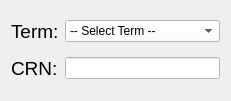
   <widget class="QWidget" name="layoutWidget">
    <property name="geometry">
     <rect>
      <x>30</x>
      <y>10</y>
      <width>231</width>
      <height>101</height>
     </rect>
    </property>
    <property name="palette">
     <palette>
      <active/>
      <inactive/>
      <disabled/>
     </palette>
    </property>
    <layout class="QGridLayout" name="gridLayout">
     <property name="horizontalSpacing">
      <number>6</number>
     </property>
     <property name="verticalSpacing">
      <number>5</number>
     </property>
     <item row="0" column="0">
      <widget class="QLabel" name="label">
       <property name="palette">
        <palette>
         <active/>
         <inactive/>
         <disabled/>
        </palette>
       </property>
       <property name="font">
        <font>
         <pointsize>14</pointsize>
        </font>
       </property>
       <property name="text">
        <string>Term:</string>
       </property>
      </widget>
     </item>
     <item row="1" column="0">
      <widget class="QLabel" name="label_12">
       <property name="palette">
        <palette>
         <active/>
         <inactive/>
         <disabled/>
        </palette>
       </property>
       <property name="font">
        <font>
         <pointsize>14</pointsize>
        </font>
       </property>
       <property name="text">
        <string>CRN:</string>
       </property>
      </widget>
     </item>
     <item row="0" column="1">
      <widget class="QComboBox" name="term">
       <property name="palette">
        <palette>
         <active>
          <colorrole role="WindowText">
           <brush brushstyle="SolidPattern">
            <color alpha="255">
             <red>0</red>
             <green>0</green>
             <blue>0</blue>
            </color>
           </brush>
          </colorrole>
          <colorrole role="Button">
           <brush brushstyle="SolidPattern">
            <color alpha="255">
             <red>255</red>
             <green>255</green>
             <blue>255</blue>
            </color>
           </brush>
          </colorrole>
          <colorrole role="Light">
           <brush brushstyle="SolidPattern">
            <color alpha="255">
             <red>255</red>
             <green>255</green>
             <blue>255</blue>
            </color>
           </brush>
          </colorrole>
          <colorrole role="Midlight">
           <brush brushstyle="SolidPattern">
            <color alpha="255">
             <red>255</red>
             <green>255</green>
             <blue>255</blue>
            </color>
           </brush>
          </colorrole>
          <colorrole role="Dark">
           <brush brushstyle="SolidPattern">
            <color alpha="255">
             <red>127</red>
             <green>127</green>
             <blue>127</blue>
            </color>
           </brush>
          </colorrole>
          <colorrole role="Mid">
           <brush brushstyle="SolidPattern">
            <color alpha="255">
             <red>170</red>
             <green>170</green>
             <blue>170</blue>
            </color>
           </brush>
          </colorrole>
          <colorrole role="Text">
           <brush brushstyle="SolidPattern">
            <color alpha="255">
             <red>0</red>
             <green>0</green>
             <blue>0</blue>
            </color>
           </brush>
          </colorrole>
          <colorrole role="BrightText">
           <brush brushstyle="SolidPattern">
            <color alpha="255">
             <red>255</red>
             <green>255</green>
             <blue>255</blue>
            </color>
           </brush>
          </colorrole>
          <colorrole role="ButtonText">
           <brush brushstyle="SolidPattern">
            <color alpha="255">
             <red>0</red>
             <green>0</green>
             <blue>0</blue>
            </color>
           </brush>
          </colorrole>
          <colorrole role="Base">
           <brush brushstyle="SolidPattern">
            <color alpha="255">
             <red>255</red>
             <green>255</green>
             <blue>255</blue>
            </color>
           </brush>
          </colorrole>
          <colorrole role="Window">
           <brush brushstyle="SolidPattern">
            <color alpha="255">
             <red>255</red>
             <green>255</green>
             <blue>255</blue>
            </color>
           </brush>
          </colorrole>
          <colorrole role="Shadow">
           <brush brushstyle="SolidPattern">
            <color alpha="255">
             <red>0</red>
             <green>0</green>
             <blue>0</blue>
            </color>
           </brush>
          </colorrole>
          <colorrole role="AlternateBase">
           <brush brushstyle="SolidPattern">
            <color alpha="255">
             <red>255</red>
             <green>255</green>
             <blue>255</blue>
            </color>
           </brush>
          </colorrole>
          <colorrole role="ToolTipBase">
           <brush brushstyle="SolidPattern">
            <color alpha="255">
             <red>255</red>
             <green>255</green>
             <blue>220</blue>
            </color>
           </brush>
          </colorrole>
          <colorrole role="ToolTipText">
           <brush brushstyle="SolidPattern">
            <color alpha="255">
             <red>0</red>
             <green>0</green>
             <blue>0</blue>
            </color>
           </brush>
          </colorrole>
          <colorrole role="PlaceholderText">
           <brush brushstyle="SolidPattern">
            <color alpha="128">
             <red>0</red>
             <green>0</green>
             <blue>0</blue>
            </color>
           </brush>
          </colorrole>
         </active>
         <inactive>
          <colorrole role="WindowText">
           <brush brushstyle="SolidPattern">
            <color alpha="255">
             <red>0</red>
             <green>0</green>
             <blue>0</blue>
            </color>
           </brush>
          </colorrole>
          <colorrole role="Button">
           <brush brushstyle="SolidPattern">
            <color alpha="255">
             <red>255</red>
             <green>255</green>
             <blue>255</blue>
            </color>
           </brush>
          </colorrole>
          <colorrole role="Light">
           <brush brushstyle="SolidPattern">
            <color alpha="255">
             <red>255</red>
             <green>255</green>
             <blue>255</blue>
            </color>
           </brush>
          </colorrole>
          <colorrole role="Midlight">
           <brush brushstyle="SolidPattern">
            <color alpha="255">
             <red>255</red>
             <green>255</green>
             <blue>255</blue>
            </color>
           </brush>
          </colorrole>
          <colorrole role="Dark">
           <brush brushstyle="SolidPattern">
            <color alpha="255">
             <red>127</red>
             <green>127</green>
             <blue>127</blue>
            </color>
           </brush>
          </colorrole>
          <colorrole role="Mid">
           <brush brushstyle="SolidPattern">
            <color alpha="255">
             <red>170</red>
             <green>170</green>
             <blue>170</blue>
            </color>
           </brush>
          </colorrole>
          <colorrole role="Text">
           <brush brushstyle="SolidPattern">
            <color alpha="255">
             <red>0</red>
             <green>0</green>
             <blue>0</blue>
            </color>
           </brush>
          </colorrole>
          <colorrole role="BrightText">
           <brush brushstyle="SolidPattern">
            <color alpha="255">
             <red>255</red>
             <green>255</green>
             <blue>255</blue>
            </color>
           </brush>
          </colorrole>
          <colorrole role="ButtonText">
           <brush brushstyle="SolidPattern">
            <color alpha="255">
             <red>0</red>
             <green>0</green>
             <blue>0</blue>
            </color>
           </brush>
          </colorrole>
          <colorrole role="Base">
           <brush brushstyle="SolidPattern">
            <color alpha="255">
             <red>255</red>
             <green>255</green>
             <blue>255</blue>
            </color>
           </brush>
          </colorrole>
          <colorrole role="Window">
           <brush brushstyle="SolidPattern">
            <color alpha="255">
             <red>255</red>
             <green>255</green>
             <blue>255</blue>
            </color>
           </brush>
          </colorrole>
          <colorrole role="Shadow">
           <brush brushstyle="SolidPattern">
            <color alpha="255">
             <red>0</red>
             <green>0</green>
             <blue>0</blue>
            </color>
           </brush>
          </colorrole>
          <colorrole role="AlternateBase">
           <brush brushstyle="SolidPattern">
            <color alpha="255">
             <red>255</red>
             <green>255</green>
             <blue>255</blue>
            </color>
           </brush>
          </colorrole>
          <colorrole role="ToolTipBase">
           <brush brushstyle="SolidPattern">
            <color alpha="255">
             <red>255</red>
             <green>255</green>
             <blue>220</blue>
            </color>
           </brush>
          </colorrole>
          <colorrole role="ToolTipText">
           <brush brushstyle="SolidPattern">
            <color alpha="255">
             <red>0</red>
             <green>0</green>
             <blue>0</blue>
            </color>
           </brush>
          </colorrole>
          <colorrole role="PlaceholderText">
           <brush brushstyle="SolidPattern">
            <color alpha="128">
             <red>0</red>
             <green>0</green>
             <blue>0</blue>
            </color>
           </brush>
          </colorrole>
         </inactive>
         <disabled>
          <colorrole role="WindowText">
           <brush brushstyle="SolidPattern">
            <color alpha="255">
             <red>127</red>
             <green>127</green>
             <blue>127</blue>
            </color>
           </brush>
          </colorrole>
          <colorrole role="Button">
           <brush brushstyle="SolidPattern">
            <color alpha="255">
             <red>255</red>
             <green>255</green>
             <blue>255</blue>
            </color>
           </brush>
          </colorrole>
          <colorrole role="Light">
           <brush brushstyle="SolidPattern">
            <color alpha="255">
             <red>255</red>
             <green>255</green>
             <blue>255</blue>
            </color>
           </brush>
          </colorrole>
          <colorrole role="Midlight">
           <brush brushstyle="SolidPattern">
            <color alpha="255">
             <red>255</red>
             <green>255</green>
             <blue>255</blue>
            </color>
           </brush>
          </colorrole>
          <colorrole role="Dark">
           <brush brushstyle="SolidPattern">
            <color alpha="255">
             <red>127</red>
             <green>127</green>
             <blue>127</blue>
            </color>
           </brush>
          </colorrole>
          <colorrole role="Mid">
           <brush brushstyle="SolidPattern">
            <color alpha="255">
             <red>170</red>
             <green>170</green>
             <blue>170</blue>
            </color>
           </brush>
          </colorrole>
          <colorrole role="Text">
           <brush brushstyle="SolidPattern">
            <color alpha="255">
             <red>127</red>
             <green>127</green>
             <blue>127</blue>
            </color>
           </brush>
          </colorrole>
          <colorrole role="BrightText">
           <brush brushstyle="SolidPattern">
            <color alpha="255">
             <red>255</red>
             <green>255</green>
             <blue>255</blue>
            </color>
           </brush>
          </colorrole>
          <colorrole role="ButtonText">
           <brush brushstyle="SolidPattern">
            <color alpha="255">
             <red>127</red>
             <green>127</green>
             <blue>127</blue>
            </color>
           </brush>
          </colorrole>
          <colorrole role="Base">
           <brush brushstyle="SolidPattern">
            <color alpha="255">
             <red>255</red>
             <green>255</green>
             <blue>255</blue>
            </color>
           </brush>
          </colorrole>
          <colorrole role="Window">
           <brush brushstyle="SolidPattern">
            <color alpha="255">
             <red>255</red>
             <green>255</green>
             <blue>255</blue>
            </color>
           </brush>
          </colorrole>
          <colorrole role="Shadow">
           <brush brushstyle="SolidPattern">
            <color alpha="255">
             <red>0</red>
             <green>0</green>
             <blue>0</blue>
            </color>
           </brush>
          </colorrole>
          <colorrole role="AlternateBase">
           <brush brushstyle="SolidPattern">
            <color alpha="255">
             <red>255</red>
             <green>255</green>
             <blue>255</blue>
            </color>
           </brush>
          </colorrole>
          <colorrole role="ToolTipBase">
           <brush brushstyle="SolidPattern">
            <color alpha="255">
             <red>255</red>
             <green>255</green>
             <blue>220</blue>
            </color>
           </brush>
          </colorrole>
          <colorrole role="ToolTipText">
           <brush brushstyle="SolidPattern">
            <color alpha="255">
             <red>0</red>
             <green>0</green>
             <blue>0</blue>
            </color>
           </brush>
          </colorrole>
          <colorrole role="PlaceholderText">
           <brush brushstyle="SolidPattern">
            <color alpha="128">
             <red>0</red>
             <green>0</green>
             <blue>0</blue>
            </color>
           </brush>
          </colorrole>
         </disabled>
        </palette>
       </property>
       <item>
        <property name="text">
         <string>-- Select Term --</string>
        </property>
       </item>
       <item>
        <property name="text">
         <string>Summer 2023</string>
        </property>
       </item>
       <item>
        <property name="text">
         <string>Spring 2023</string>
        </property>
       </item>
       <item>
        <property name="text">
         <string>Fall 2022</string>
        </property>
       </item>
       <item>
        <property name="text">
         <string>Summer 2022</string>
        </property>
       </item>
       <item>
        <property name="text">
         <string>Spring 2022</string>
        </property>
       </item>
       <item>
        <property name="text">
         <string>Fall 2021</string>
        </property>
       </item>
       <item>
        <property name="text">
         <string>Summer 2021</string>
        </property>
       </item>
       <item>
        <property name="text">
         <string>Spring 2021</string>
        </property>
       </item>
       <item>
        <property name="text">
         <string>Fall 2020</string>
        </property>
       </item>
       <item>
        <property name="text">
         <string>Summer 2020</string>
        </property>
       </item>
       <item>
        <property name="text">
         <string>Spring 2020</string>
        </property>
       </item>
       <item>
        <property name="text">
         <string>Fall 2019</string>
        </property>
       </item>
       <item>
        <property name="text">
         <string>Summer 2019</string>
        </property>
       </item>
       <item>
        <property name="text">
         <string>Spring 2019</string>
        </property>
       </item>
       <item>
        <property name="text">
         <string>Fall 2018</string>
        </property>
       </item>
      </widget>
     </item>
     <item row="1" column="1">
      <widget class="QLineEdit" name="crn">
       <property name="palette">
        <palette>
         <active>
          <colorrole role="WindowText">
           <brush brushstyle="SolidPattern">
            <color alpha="255">
             <red>0</red>
             <green>0</green>
             <blue>0</blue>
            </color>
           </brush>
          </colorrole>
          <colorrole role="Button">
           <brush brushstyle="SolidPattern">
            <color alpha="255">
             <red>255</red>
             <green>255</green>
             <blue>255</blue>
            </color>
           </brush>
          </colorrole>
          <colorrole role="Light">
           <brush brushstyle="SolidPattern">
            <color alpha="255">
             <red>255</red>
             <green>255</green>
             <blue>255</blue>
            </color>
           </brush>
          </colorrole>
          <colorrole role="Midlight">
           <brush brushstyle="SolidPattern">
            <color alpha="255">
             <red>255</red>
             <green>255</green>
             <blue>255</blue>
            </color>
           </brush>
          </colorrole>
          <colorrole role="Dark">
           <brush brushstyle="SolidPattern">
            <color alpha="255">
             <red>127</red>
             <green>127</green>
             <blue>127</blue>
            </color>
           </brush>
          </colorrole>
          <colorrole role="Mid">
           <brush brushstyle="SolidPattern">
            <color alpha="255">
             <red>170</red>
             <green>170</green>
             <blue>170</blue>
            </color>
           </brush>
          </colorrole>
          <colorrole role="Text">
           <brush brushstyle="SolidPattern">
            <color alpha="255">
             <red>0</red>
             <green>0</green>
             <blue>0</blue>
            </color>
           </brush>
          </colorrole>
          <colorrole role="BrightText">
           <brush brushstyle="SolidPattern">
            <color alpha="255">
             <red>255</red>
             <green>255</green>
             <blue>255</blue>
            </color>
           </brush>
          </colorrole>
          <colorrole role="ButtonText">
           <brush brushstyle="SolidPattern">
            <color alpha="255">
             <red>0</red>
             <green>0</green>
             <blue>0</blue>
            </color>
           </brush>
          </colorrole>
          <colorrole role="Base">
           <brush brushstyle="SolidPattern">
            <color alpha="255">
             <red>255</red>
             <green>255</green>
             <blue>255</blue>
            </color>
           </brush>
          </colorrole>
          <colorrole role="Window">
           <brush brushstyle="SolidPattern">
            <color alpha="255">
             <red>255</red>
             <green>255</green>
             <blue>255</blue>
            </color>
           </brush>
          </colorrole>
          <colorrole role="Shadow">
           <brush brushstyle="SolidPattern">
            <color alpha="255">
             <red>0</red>
             <green>0</green>
             <blue>0</blue>
            </color>
           </brush>
          </colorrole>
          <colorrole role="AlternateBase">
           <brush brushstyle="SolidPattern">
            <color alpha="255">
             <red>255</red>
             <green>255</green>
             <blue>255</blue>
            </color>
           </brush>
          </colorrole>
          <colorrole role="ToolTipBase">
           <brush brushstyle="SolidPattern">
            <color alpha="255">
             <red>255</red>
             <green>255</green>
             <blue>220</blue>
            </color>
           </brush>
          </colorrole>
          <colorrole role="ToolTipText">
           <brush brushstyle="SolidPattern">
            <color alpha="255">
             <red>0</red>
             <green>0</green>
             <blue>0</blue>
            </color>
           </brush>
          </colorrole>
          <colorrole role="PlaceholderText">
           <brush brushstyle="SolidPattern">
            <color alpha="128">
             <red>0</red>
             <green>0</green>
             <blue>0</blue>
            </color>
           </brush>
          </colorrole>
         </active>
         <inactive>
          <colorrole role="WindowText">
           <brush brushstyle="SolidPattern">
            <color alpha="255">
             <red>0</red>
             <green>0</green>
             <blue>0</blue>
            </color>
           </brush>
          </colorrole>
          <colorrole role="Button">
           <brush brushstyle="SolidPattern">
            <color alpha="255">
             <red>255</red>
             <green>255</green>
             <blue>255</blue>
            </color>
           </brush>
          </colorrole>
          <colorrole role="Light">
           <brush brushstyle="SolidPattern">
            <color alpha="255">
             <red>255</red>
             <green>255</green>
             <blue>255</blue>
            </color>
           </brush>
          </colorrole>
          <colorrole role="Midlight">
           <brush brushstyle="SolidPattern">
            <color alpha="255">
             <red>255</red>
             <green>255</green>
             <blue>255</blue>
            </color>
           </brush>
          </colorrole>
          <colorrole role="Dark">
           <brush brushstyle="SolidPattern">
            <color alpha="255">
             <red>127</red>
             <green>127</green>
             <blue>127</blue>
            </color>
           </brush>
          </colorrole>
          <colorrole role="Mid">
           <brush brushstyle="SolidPattern">
            <color alpha="255">
             <red>170</red>
             <green>170</green>
             <blue>170</blue>
            </color>
           </brush>
          </colorrole>
          <colorrole role="Text">
           <brush brushstyle="SolidPattern">
            <color alpha="255">
             <red>0</red>
             <green>0</green>
             <blue>0</blue>
            </color>
           </brush>
          </colorrole>
          <colorrole role="BrightText">
           <brush brushstyle="SolidPattern">
            <color alpha="255">
             <red>255</red>
             <green>255</green>
             <blue>255</blue>
            </color>
           </brush>
          </colorrole>
          <colorrole role="ButtonText">
           <brush brushstyle="SolidPattern">
            <color alpha="255">
             <red>0</red>
             <green>0</green>
             <blue>0</blue>
            </color>
           </brush>
          </colorrole>
          <colorrole role="Base">
           <brush brushstyle="SolidPattern">
            <color alpha="255">
             <red>255</red>
             <green>255</green>
             <blue>255</blue>
            </color>
           </brush>
          </colorrole>
          <colorrole role="Window">
           <brush brushstyle="SolidPattern">
            <color alpha="255">
             <red>255</red>
             <green>255</green>
             <blue>255</blue>
            </color>
           </brush>
          </colorrole>
          <colorrole role="Shadow">
           <brush brushstyle="SolidPattern">
            <color alpha="255">
             <red>0</red>
             <green>0</green>
             <blue>0</blue>
            </color>
           </brush>
          </colorrole>
          <colorrole role="AlternateBase">
           <brush brushstyle="SolidPattern">
            <color alpha="255">
             <red>255</red>
             <green>255</green>
             <blue>255</blue>
            </color>
           </brush>
          </colorrole>
          <colorrole role="ToolTipBase">
           <brush brushstyle="SolidPattern">
            <color alpha="255">
             <red>255</red>
             <green>255</green>
             <blue>220</blue>
            </color>
           </brush>
          </colorrole>
          <colorrole role="ToolTipText">
           <brush brushstyle="SolidPattern">
            <color alpha="255">
             <red>0</red>
             <green>0</green>
             <blue>0</blue>
            </color>
           </brush>
          </colorrole>
          <colorrole role="PlaceholderText">
           <brush brushstyle="SolidPattern">
            <color alpha="128">
             <red>0</red>
             <green>0</green>
             <blue>0</blue>
            </color>
           </brush>
          </colorrole>
         </inactive>
         <disabled>
          <colorrole role="WindowText">
           <brush brushstyle="SolidPattern">
            <color alpha="255">
             <red>127</red>
             <green>127</green>
             <blue>127</blue>
            </color>
           </brush>
          </colorrole>
          <colorrole role="Button">
           <brush brushstyle="SolidPattern">
            <color alpha="255">
             <red>255</red>
             <green>255</green>
             <blue>255</blue>
            </color>
           </brush>
          </colorrole>
          <colorrole role="Light">
           <brush brushstyle="SolidPattern">
            <color alpha="255">
             <red>255</red>
             <green>255</green>
             <blue>255</blue>
            </color>
           </brush>
          </colorrole>
          <colorrole role="Midlight">
           <brush brushstyle="SolidPattern">
            <color alpha="255">
             <red>255</red>
             <green>255</green>
             <blue>255</blue>
            </color>
           </brush>
          </colorrole>
          <colorrole role="Dark">
           <brush brushstyle="SolidPattern">
            <color alpha="255">
             <red>127</red>
             <green>127</green>
             <blue>127</blue>
            </color>
           </brush>
          </colorrole>
          <colorrole role="Mid">
           <brush brushstyle="SolidPattern">
            <color alpha="255">
             <red>170</red>
             <green>170</green>
             <blue>170</blue>
            </color>
           </brush>
          </colorrole>
          <colorrole role="Text">
           <brush brushstyle="SolidPattern">
            <color alpha="255">
             <red>127</red>
             <green>127</green>
             <blue>127</blue>
            </color>
           </brush>
          </colorrole>
          <colorrole role="BrightText">
           <brush brushstyle="SolidPattern">
            <color alpha="255">
             <red>255</red>
             <green>255</green>
             <blue>255</blue>
            </color>
           </brush>
          </colorrole>
          <colorrole role="ButtonText">
           <brush brushstyle="SolidPattern">
            <color alpha="255">
             <red>127</red>
             <green>127</green>
             <blue>127</blue>
            </color>
           </brush>
          </colorrole>
          <colorrole role="Base">
           <brush brushstyle="SolidPattern">
            <color alpha="255">
             <red>255</red>
             <green>255</green>
             <blue>255</blue>
            </color>
           </brush>
          </colorrole>
          <colorrole role="Window">
           <brush brushstyle="SolidPattern">
            <color alpha="255">
             <red>255</red>
             <green>255</green>
             <blue>255</blue>
            </color>
           </brush>
          </colorrole>
          <colorrole role="Shadow">
           <brush brushstyle="SolidPattern">
            <color alpha="255">
             <red>0</red>
             <green>0</green>
             <blue>0</blue>
            </color>
           </brush>
          </colorrole>
          <colorrole role="AlternateBase">
           <brush brushstyle="SolidPattern">
            <color alpha="255">
             <red>255</red>
             <green>255</green>
             <blue>255</blue>
            </color>
           </brush>
          </colorrole>
          <colorrole role="ToolTipBase">
           <brush brushstyle="SolidPattern">
            <color alpha="255">
             <red>255</red>
             <green>255</green>
             <blue>220</blue>
            </color>
           </brush>
          </colorrole>
          <colorrole role="ToolTipText">
           <brush brushstyle="SolidPattern">
            <color alpha="255">
             <red>0</red>
             <green>0</green>
             <blue>0</blue>
            </color>
           </brush>
          </colorrole>
          <colorrole role="PlaceholderText">
           <brush brushstyle="SolidPattern">
            <color alpha="128">
             <red>0</red>
             <green>0</green>
             <blue>0</blue>
            </color>
           </brush>
          </colorrole>
         </disabled>
        </palette>
       </property>
      </widget>
     </item>
    </layout>
   </widget>
